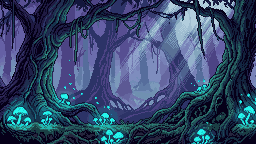
#> input picture tools/bosque/piezas/encantado.png, 256 x 144 px; its folder holds 4 pictures in this run
$ python build.py
#> lines starting #> are read from the running program, lines starting #| are printed output that depends on the picture
# Arma el arte del nivel 2 (el Bosque Oscuro) en assets/level2 a partir de las piezas de PixelLab de
# piezas/ (Create Image Pro, 256x144, todas con el estilo de "encantado"):
#   mid.png    el bosque, una pieza por zona (el parallax es 0.5: cada zona recorre justo una pieza)
#   arena.png  la guarida del Campeón (zona del jefe)
#   sky.png    el color de la copa de los árboles (se ve si la cámara se aleja) y far.png, vacío
#   level.png  el piso y las plataformas, dibujados acá: tierra oscura con musgo y hongos que brillan,
#              y troncos con musgo para las plataformas
# Uso: python3 build.py   (escribe en ../../assets/level2)
import os, random
from PIL import Image, ImageDraw

HERE = os.path.dirname(os.path.abspath(__file__))
OUT = os.path.join(HERE, '..', '..', 'assets', 'level2')
PLATS = [
    [48, 92, 56], [128, 68, 40], [196, 96, 48], [268, 72, 56], [352, 52, 40], [420, 90, 56],
    [548, 84, 48], [620, 60, 40], [684, 92, 56], [760, 66, 48], [836, 44, 40], [904, 80, 56], [968, 56, 32],
    [1056, 90, 48], [1124, 64, 40], [1192, 96, 56], [1268, 70, 48], [1340, 48, 40], [1404, 84, 56], [1468, 62, 36],
    [1556, 92, 32], [1640, 62, 48], [1744, 92, 32],
]
WW, GROUND = 1792, 128
EARTH = [(18, 16, 38), (24, 21, 48), (14, 12, 30)]
MOSS = [(38, 106, 96), (23, 77, 77), (60, 150, 120)]
BARK = [(58, 32, 59), (38, 21, 45), (76, 48, 70)]
GLOW = [(32, 239, 233), (150, 255, 250), (16, 139, 137)]
K = (5, 3, 12)


def piece(n):
#> called with n = 'encantado'
    return Image.open(os.path.join(HERE, 'piezas', n + '.png')).convert('RGB').resize((512, 288), Image.NEAREST)


def build_mid():
    a, b, c = piece('encantado'), piece('tronco'), piece('estanque')
#> call 2 of piece, with n = 'tronco'
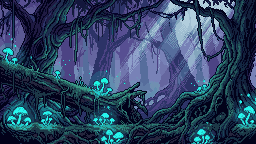
#> input picture tools/bosque/piezas/tronco.png, 256 x 144 px
#> call 3 of piece, with n = 'estanque'
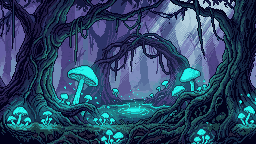
#> input picture tools/bosque/piezas/estanque.png, 256 x 144 px
    m = lambda im: im.transpose(Image.FLIP_LEFT_RIGHT)
    seq = [a, b, c, m(a), m(b)]
    # las piezas se pisan 48 px y ahí se funden una con otra, para que no se vea el corte
    lap, step = 48, 512 - 48
    out = Image.new('RGB', (step * len(seq) + lap, 288))
#> out: PIL image 2368x288 RGB; every value is 0
    for i, im in enumerate(seq):
        mask = Image.new('L', (512, 288), 255)
        if i > 0:
            for x in range(lap):
                mask.paste(int(255 * (x + 0.5) / lap), (x, 0, x + 1, 288))
        out.paste(im, (i * step, 0), mask)
#> this loop made 5 passes
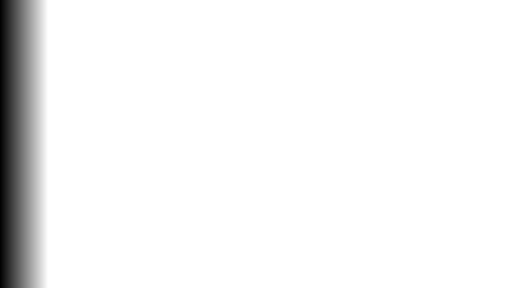
#> mask: PIL image 512x288 L; min 2, max 255, mean 243
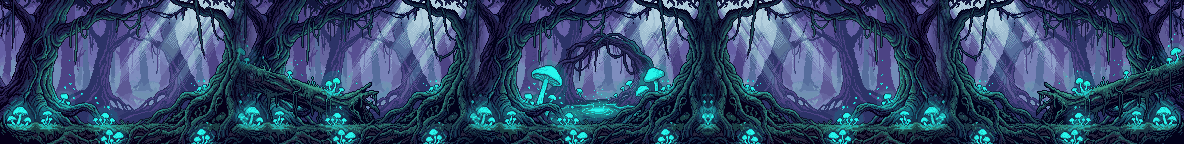
#> out: PIL image 2368x288 RGB (shown at 1/2 size); mean R, G, B 49.5, 72.7, 104.8
    out.save(os.path.join(OUT, 'mid.png'))
    top = a.resize((1, 1), Image.BILINEAR, box=(0, 0, 512, 40)).getpixel((0, 0))
#> top = (52, 61, 97)
    sky = Image.new('RGB', (512, 288), tuple(int(v * 0.7) for v in top))
    sky.save(os.path.join(OUT, 'sky.png'))
    Image.new('RGBA', (1280, 288), (0, 0, 0, 0)).save(os.path.join(OUT, 'far.png'))
    piece('guarida').save(os.path.join(OUT, 'arena.png'))
#> call 4 of piece, with n = 'guarida'
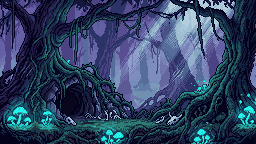
#> input picture tools/bosque/piezas/guarida.png, 256 x 144 px
#> in piece (call 4), `return Image.open(os.path.join(HERE, 'piezas', n + '.png')).convert('R..`:
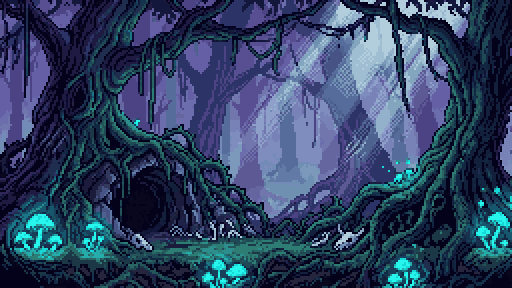
#> returned value: PIL image 512x288 RGB; mean R, G, B 47.9, 66.7, 99.4


def mushroom(d, x, y, big, rng):
    """hongo que brilla, con el pie apoyado en (x, y)"""
    h = rng.choice([5, 6, 8]) if big else rng.choice([3, 4])
    w = 7 if big else 5
    d.rectangle((x, y - h, x + 1, y), fill=GLOW[2])
    d.rectangle((x - w // 2, y - h - 2, x + w // 2 + 1, y - h), fill=GLOW[0])
    d.rectangle((x - w // 2 + 1, y - h - 3, x + w // 2, y - h - 2), fill=GLOW[0])
    d.point((x - w // 2 + 1, y - h - 2), fill=GLOW[1])
    d.point((x, y - h - 3), fill=GLOW[1])


def build_level():
    rng = random.Random(7)
    im = Image.new('RGBA', (WW * 2, 288), (0, 0, 0, 0))
#> im: PIL image 3584x288 RGBA; every value is 0
    d = ImageDraw.Draw(im)
    gy = GROUND * 2
    # el piso: tierra oscura con piedritas y raíces, y arriba una alfombra de musgo despareja
    d.rectangle((0, gy, WW * 2, 288), fill=EARTH[0])
    for _ in range(2600):
        x, y = rng.randrange(WW * 2), rng.randrange(gy + 6, 288)
        d.rectangle((x, y, x + rng.choice([1, 1, 2, 3]), y + rng.choice([0, 1])), fill=rng.choice(EARTH[1:]))
    for _ in range(160):  # raíces que asoman
        x, y = rng.randrange(WW * 2), rng.randrange(gy + 8, 284)
        for i in range(rng.randrange(6, 16)):
            d.point((x + i, y + (i // 4) * rng.choice([0, 1])), fill=BARK[0])
#> this loop made 160 passes
#> (x, y) on passes 1 to 3: (513, 283), (148, 283), (951, 280)
    x = 0
    while x < WW * 2:
        w = rng.randrange(4, 12)
        h = rng.choice([3, 4, 4, 5, 6])
        d.rectangle((x, gy, x + w, gy + h), fill=MOSS[1])
        d.rectangle((x, gy, x + w, gy + 1), fill=MOSS[0])
        if rng.random() < 0.35:
            d.point((x + rng.randrange(w), gy), fill=MOSS[2])
        if rng.random() < 0.25:  # pastito
            bx = x + rng.randrange(w)
            d.line((bx, gy - 1, bx, gy - rng.choice([2, 3, 4])), fill=MOSS[0])
        x += w
#> this loop made 471 passes
#> (w, h, bx, x) on passes 4, 7, 11, 12, 14, 19, 20, 21, 24, 28, 30, 38: (10, 3, 27, 33), (5, 4, 51, 54), (11, 3, 82, 92), (10, 4, 101, 102), (7, 4, 114, 115), (6, 3, 140, 146), (10, 4, 146, 156), (9, 3, 157, 165), (11, 6, 182, 190), (5, 3, 204, 209), (10, 4, 220, 229), (10, 6, 292, 299)
#> (w, h, bx) on passes 63, 68, 69, 74, 76, 78: (5, 4, 496), (8, 4, 539), (8, 5, 554), (6, 4, 595), (7, 4, 611), (4, 4, 622)
#> after the loop, x = 3585
    d.line((0, gy + 6, WW * 2, gy + 6), fill=K)
    # las plataformas: troncos con musgo arriba, corteza con vetas y lianitas colgando
    for px, py, pw in PLATS:
        x0, y0, x1, y1 = px * 2, py * 2, (px + pw) * 2 - 1, py * 2 + 15
        d.rectangle((x0 + 2, y0, x1 - 2, y1), fill=K)
        d.rectangle((x0, y0 + 2, x1, y1 - 2), fill=K)
        d.rectangle((x0 + 2, y0 + 2, x1 - 2, y1 - 2), fill=BARK[0])
        d.rectangle((x0 + 2, y1 - 6, x1 - 2, y1 - 2), fill=BARK[1])
        for _ in range(pw // 3):
            vx = rng.randrange(x0 + 4, x1 - 6)
            d.line((vx, y0 + 7, vx + rng.randrange(3, 8), y0 + 7 + rng.choice([0, 1])), fill=BARK[2])
        # anillos del tronco en las puntas
        for ex in (x0 + 2, x1 - 5):
            d.rectangle((ex, y0 + 5, ex + 3, y1 - 4), fill=BARK[2])
            d.rectangle((ex + 1, y0 + 7, ex + 2, y1 - 6), fill=BARK[1])
        # musgo arriba, chorreando un poco
        xx = x0 + 1
        while xx < x1 - 1:
            w = min(rng.randrange(3, 9), x1 - 1 - xx)
            h = rng.choice([3, 4, 5])
            d.rectangle((xx, y0, xx + w, y0 + h), fill=MOSS[1])
            d.rectangle((xx, y0, xx + w, y0 + 1), fill=MOSS[0])
            if rng.random() < 0.3:
                d.point((xx + rng.randrange(max(1, w)), y0), fill=MOSS[2])
            xx += w + 1
        for _ in range(pw // 12):  # lianas
            vx = rng.randrange(x0 + 6, x1 - 6)
            ln = rng.randrange(5, 14)
            d.line((vx, y1, vx, y1 + ln), fill=MOSS[1])
            d.point((vx, y1 + ln), fill=MOSS[0])
        if rng.random() < 0.6:
            mushroom(d, rng.randrange(x0 + 8, x1 - 8), y0 - 1, False, rng)
    # hongos que brillan a lo largo del piso (no en los portones)
    x = 30
    while x < WW * 2 - 30:
        if all(abs(x - g * 2) > 40 for g in (512, 1024, 1536)):
            mushroom(d, x, gy - 1, rng.random() < 0.3, rng)
            if rng.random() < 0.5:
                mushroom(d, x + rng.choice([-7, 8]), gy - 1, False, rng)
        x += rng.randrange(60, 170)
#> this loop made 30 passes
#> x on passes 1 to 12: 179, 314, 478, 581, 651, 795, 894, 1000, 1136, 1232, 1331, 1442
#> after the loop, x = 3589
    im.save(os.path.join(OUT, 'level.png'))
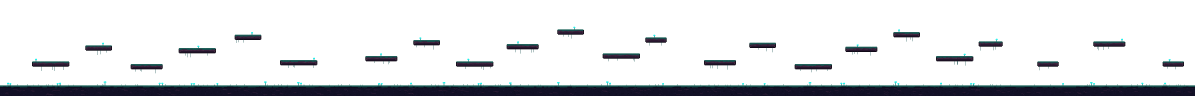
#> saved as level.png: PIL image 3584x288 RGBA (shown at 1/3 size); mean R, G, B, A 3.5, 4.9, 7.3, 37.3; transparent parts drawn white


if __name__ == '__main__':
    os.makedirs(OUT, exist_ok=True)
    build_mid()
    build_level()
    print('listo:', os.path.abspath(OUT))
